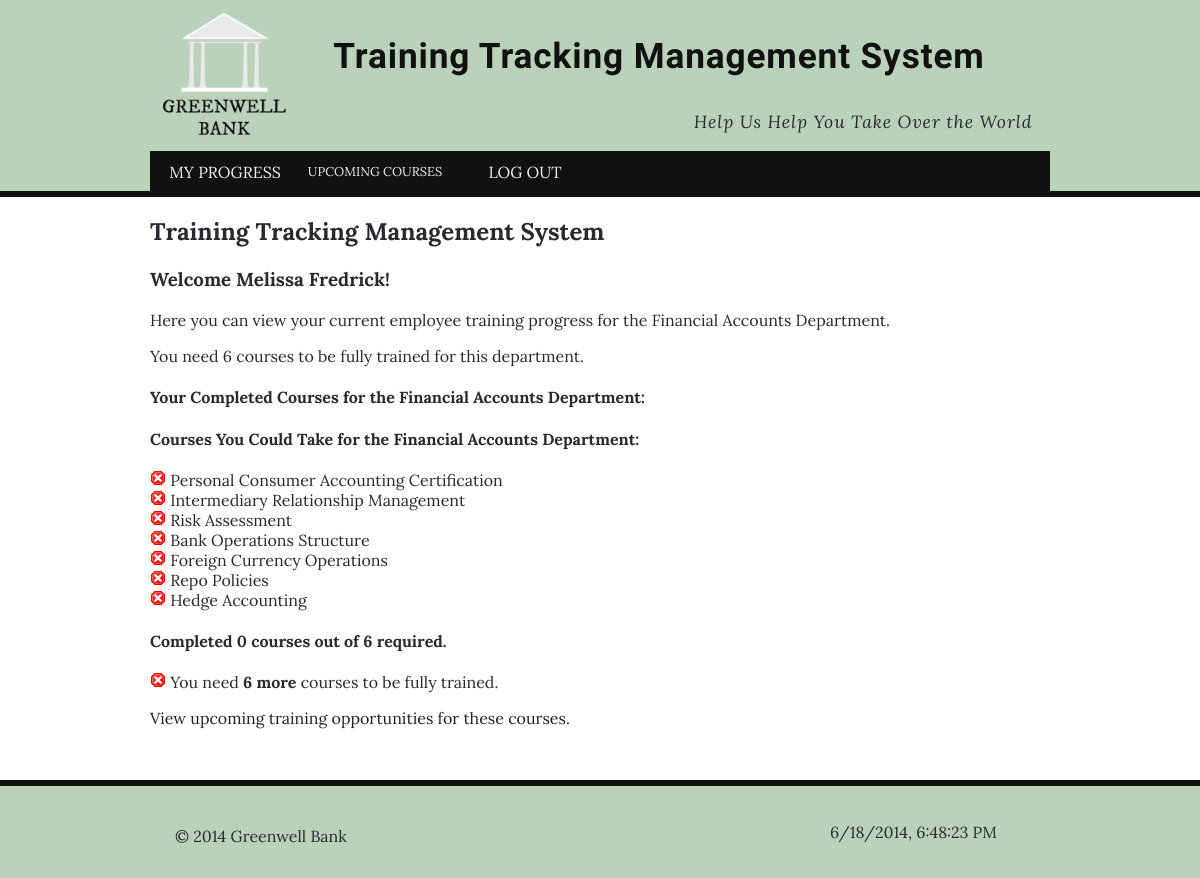
/main.php (signed in), run on an earlier commit of the app's database.
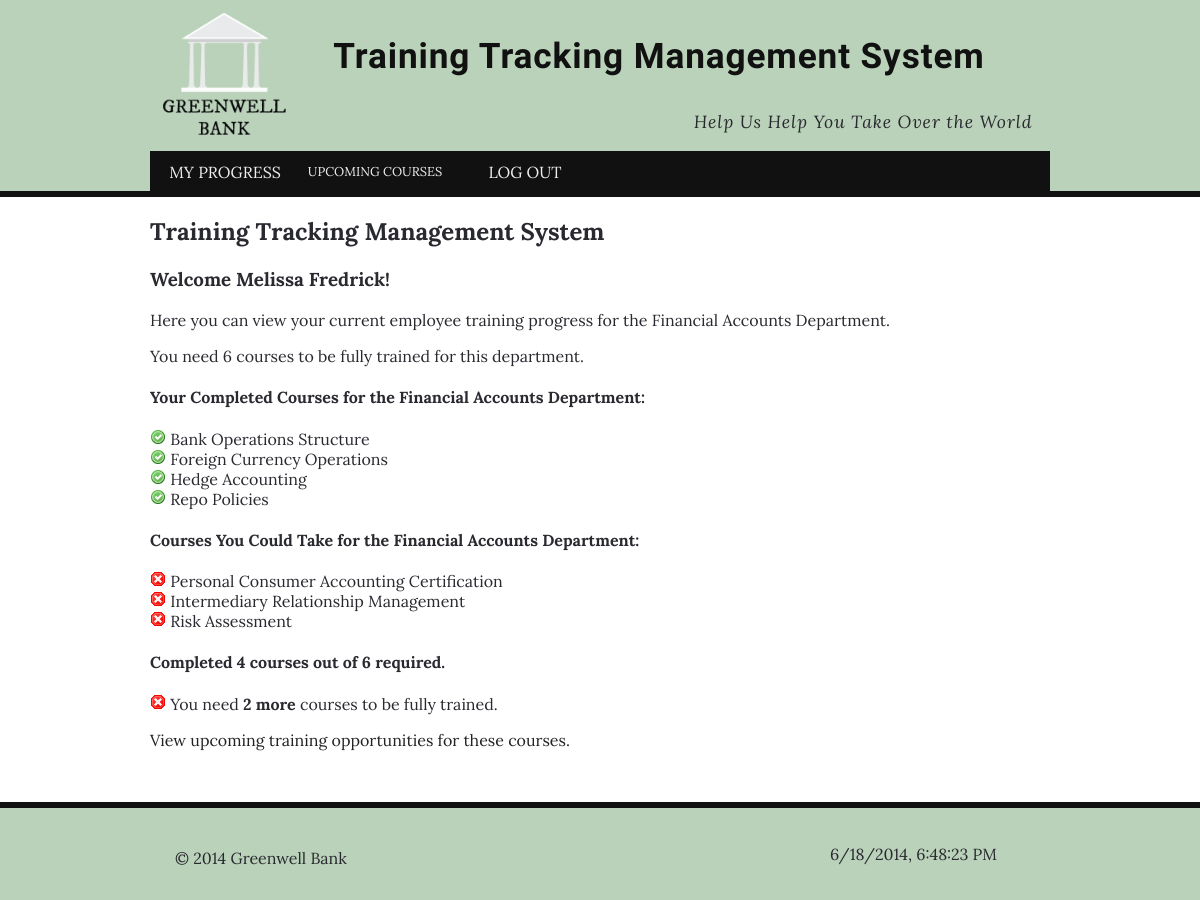
And on a later commit of the database.
### tables this page shows
CREATE TABLE IF NOT EXISTS `courses` (
  `course_id` int(4) NOT NULL AUTO_INCREMENT,
  `course_name` varchar(80) NOT NULL,
  `department_id` int(4) NOT NULL,
  PRIMARY KEY (`course_id`)
);

CREATE TABLE IF NOT EXISTS `users` (
  `user_id` int(4) NOT NULL AUTO_INCREMENT,
  `username` varchar(40) NOT NULL,
  `pass` varchar(40) NOT NULL,
  `first_name` varchar(40) NOT NULL,
  `last_name` varchar(40) NOT NULL,
  `usergroup_id` int(4) NOT NULL,
  `department_id` int(4) NOT NULL,
  `active` int(1) NOT NULL DEFAULT '1',
  PRIMARY KEY (`user_id`)
);

CREATE TABLE IF NOT EXISTS `departments` (
  `department_id` int(4) NOT NULL,
  `department_name` varchar(40) NOT NULL,
  `department_desc` text NOT NULL,
  `required_courses` int(2) NOT NULL,
  PRIMARY KEY (`department_id`)
);

CREATE TABLE IF NOT EXISTS `users_courses` (
  `user_id` int(4) NOT NULL,
  `course_id` int(4) NOT NULL
);

### main.php (the view, shortened to what this page needs)
<h2>Training Tracking Management System</h2>
<h3>Welcome <?php echo "{$_SESSION['first_name']} {$_SESSION['last_name']}";?>!</h3>
<?php
	if ($_SESSION['usergroup_id'] == 4) {
		?>
		<div class="tablesection">
			<h3>System Users</h3>
			<a href="users_view.php"><p class="sectionbutton">View All Users</p></a>
			<a href="users_add.php"><p class="sectionbutton">Add New User</p></a>
			<a href="records_view.php"><p class="sectionbutton">View Employee Records</p></a>
			<a href="records_add.php"><p class="sectionbutton">Add Course Results</p></a>
		</div>
		<div class="tablesection">
			<h3>Training Courses</h3>
			<a href="courses_view.php"><p class="sectionbutton">View All Courses</p></a>
			<a href="courses_add.php"><p class="sectionbutton">Add New Course</p></a>
		</div>
		<div class="tablesection">
			<h3>Bank Departments</h3>
			<a href="departments_view.php"><p class="sectionbutton">View All Departments</p></a>
			<a href="departments_add.php"><p class="sectionbutton">Add New Department</p></a>
		</div>
	<?php
	} elseif ($_SESSION['usergroup_id'] == 1) {
		$view_user_id = $_SESSION['user_id'];
		$sql_view_user = "SELECT users.user_id, users.first_name, users.last_name, departments.department_id, departments.department_name, departments.required_courses
   										FROM users
   										INNER JOIN departments
   										on departments.department_id = users.department_id
   										WHERE user_id = $view_user_id";
   	$result_view_user = mysqli_query($dbc, $sql_view_user);
   	$row_view_user = mysqli_fetch_array($result_view_user);
		echo "<p>Here you can view your current employee training progress for the {$row_view_user['department_name']}.</p>";
		echo "<p>You need {$row_view_user['required_courses']} courses to be fully trained for this department.</p>";
 		$sql_users_courses_name = "SELECT users_courses.user_id, users_courses.course_id, courses.course_name
		      										FROM users_courses
		      										INNER JOIN courses
		      										on users_courses.course_id = courses.course_id
		      										WHERE user_id = $view_user_id";
		$result_users_courses_name = mysqli_query($dbc, $sql_users_courses_name);
		echo "<h4>Your Completed Courses for the {$row_view_user['department_name']}:</h4>";
		while ($row_users_courses_name = mysqli_fetch_array($result_users_courses_name)) {
			echo "<img src='img/ico_true.png'> {$row_users_courses_name['course_name']}<br>";
		}
		$sql_users_courses_name2 = "SELECT course_id, course_name FROM courses
															 WHERE department_id = {$row_view_user['department_id']} AND
															 course_id NOT IN
															 (SELECT course_id FROM users_courses WHERE user_id = {$row_view_user['user_id']})";
		$result_users_courses_name2 = mysqli_query($dbc, $sql_users_courses_name2);
		echo "<h4>Courses You Could Take for the {$row_view_user['department_name']}:</h4>";
		while ($row_users_courses_name2 = mysqli_fetch_array($result_users_courses_name2)) {
			echo "<img src='img/ico_false.png'> {$row_users_courses_name2['course_name']}<br>";
		}
		$completed_courses = mysqli_num_rows($result_users_courses_name);
		$needed_courses = $row_view_user['required_courses'];
   	echo "<h4>Completed $completed_courses courses out of $needed_courses required.</h4>";
   	if ($completed_courses >= $needed_courses) {
     	echo "<p><img src='img/ico_true.png'> Congratulations! You are <strong>fully trained</strong>!</p>";
     } else {
     	$to_go = $needed_courses - $completed_courses;
     	echo "<p><img src='img/ico_false.png'> You need <strong>$to_go more</strong> courses to be fully trained.</p>";
     	echo "<p><a href='courses_schedule.php'>View upcoming training opportunities for these courses.</a></p>";
     }
	} else {
		permission();
	}
?>

What changed in the data, as far as the page shows it:
no longer on this page (row unchanged): courses: course_name "Bank Operations Structure"
no longer on this page (row unchanged): courses: course_name "Foreign Currency Operations"
no longer on this page (row unchanged): courses: course_name "Repo Policies"
no longer on this page (row unchanged): courses: course_name "Hedge Accounting"
computed for users "Financial Accounts Department": department.required_courses "6" → "2"
added users_courses: course.course_name "Bank Operations Structure"
added users_courses: course.course_name "Foreign Currency Operations"
added users_courses: course.course_name "Hedge Accounting"
added users_courses: course.course_name "Repo Policies"
Also different on the page:
$completed_courses: "0" → "4"
